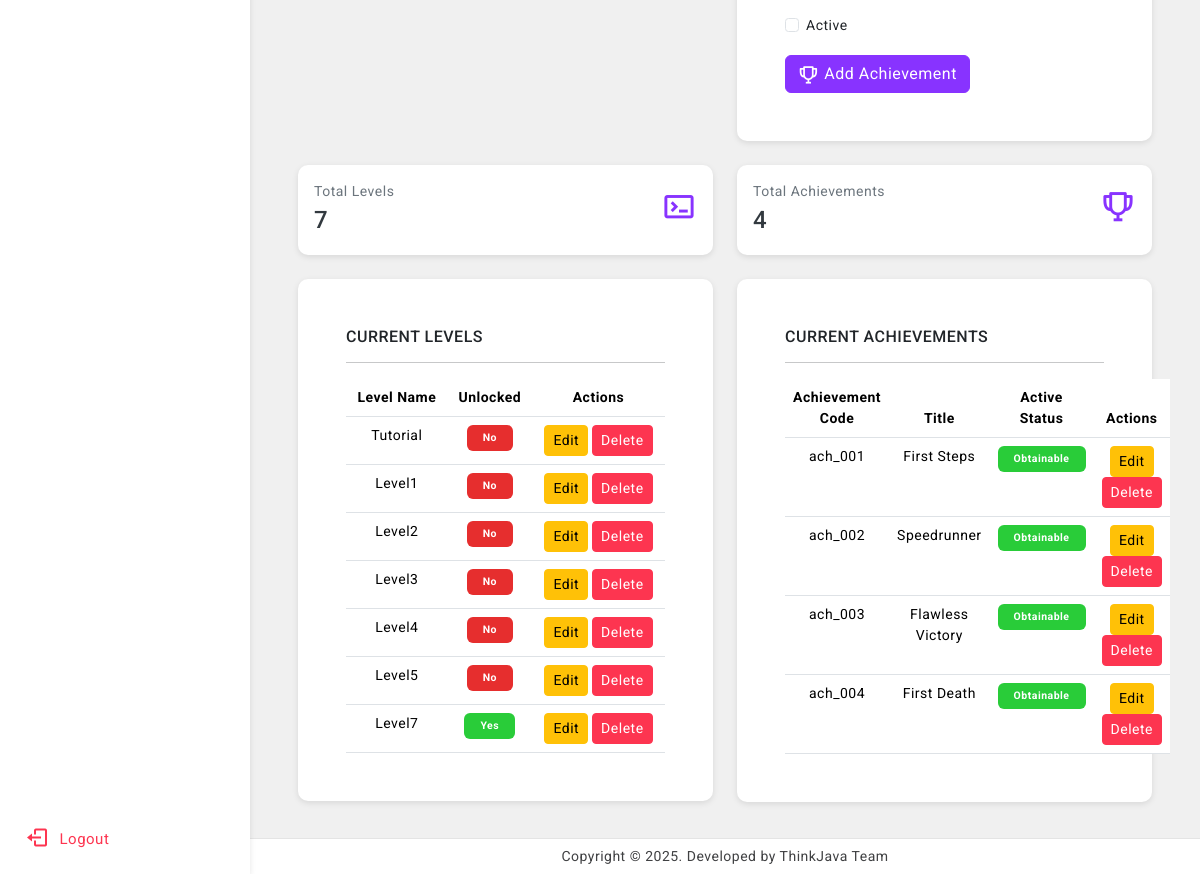
The app's page /dashboard/ (signed in, lower part), older data.
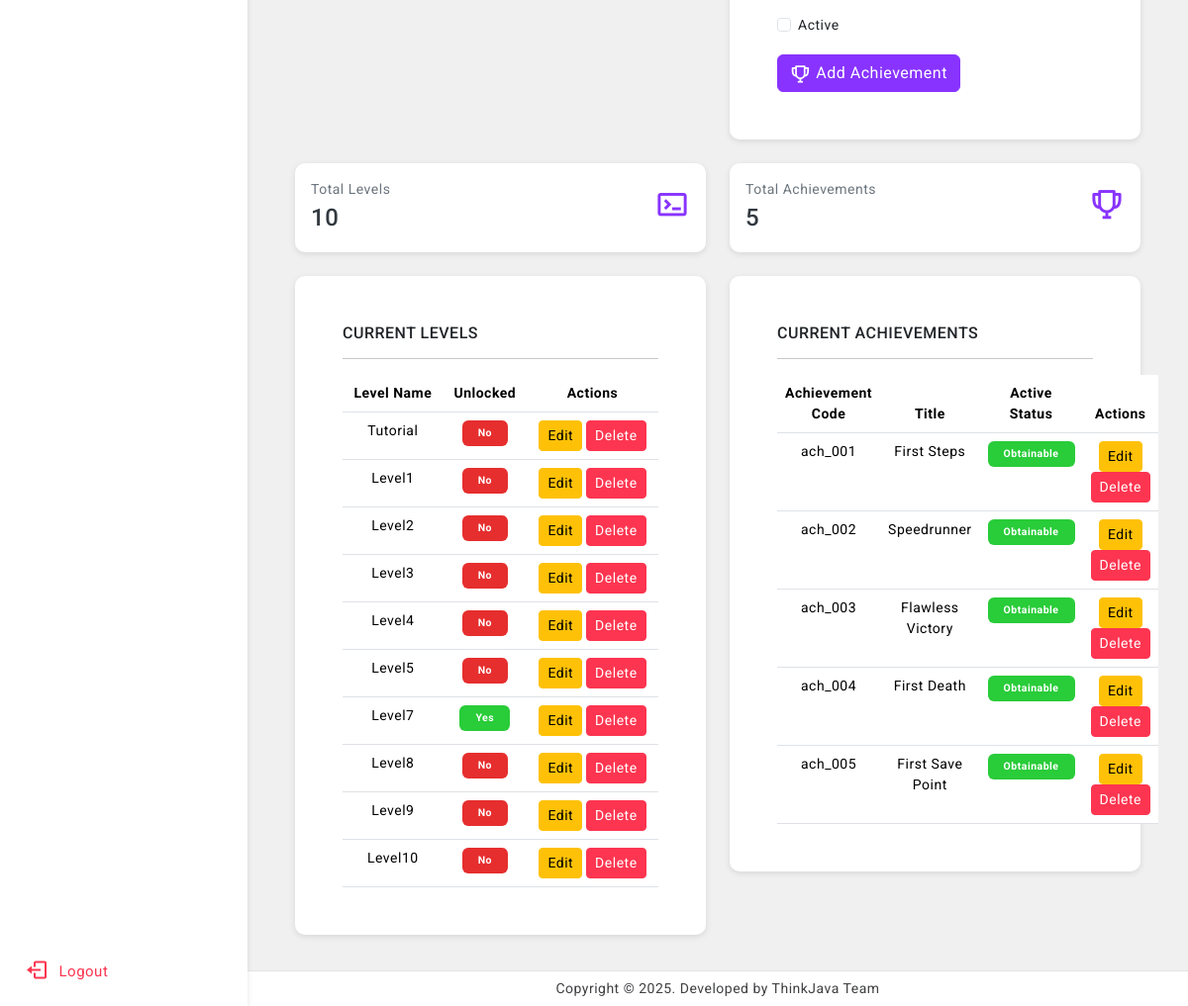
The same page, newer data.
### GameProgress/models/level_definition.py (models this page shows, shortened)
class LevelDefinition(models.Model):
    name = models.CharField(max_length=100, unique=True)
    unlocked = models.BooleanField(default=False)

### GameProgress/models/achievement_definition.py (models this page shows, shortened)
class AchievementDefinition(models.Model):
    code = models.CharField(max_length=100, unique=True)
    title = models.CharField(max_length=200)
    description = models.TextField()
    is_active = models.BooleanField(default=True)  # ✅ This is the only control you need

### StudentManagementSystem/views/admin/dashboard_admin.py (the view)
def admin_dashboard(request):
    admin_id = request.session.get('user_id')
    if not admin_id:
        return redirect('unified_login')
    sections_by_department = {}
    for section in Section.objects.select_related('department', 'year_level').all():
        dept_id = section.department.id
        if dept_id not in sections_by_department:
            sections_by_department[dept_id] = []
        sections_by_department[dept_id].append({
            'id': section.id,
            'letter': section.letter
        })
    context = generate_dashboard_context(admin_id, '')
    return render(request, 'admin/dashboard.html', context)

### GameProgress/services/ranking.py (called while the page is built)
def get_section_rankings(sort_order="desc", limit=5):
    students = Student.objects.all()
    section_groups = defaultdict(list)
    for student in students:
        full_section = getattr(student, "full_section", "N/A")
        student_performance = get_student_performance(student)
        student_score = student_performance["score"]
        section_groups[full_section].append(student_score)
    section_averages = []
    for section, scores in section_groups.items():
        average_score = sum(scores) / len(scores) if scores else 0
        section_averages.append({
            "section": section,
            "average_score": average_score
        })
    reverse = sort_order == "desc"
    section_averages.sort(key=lambda x: x["average_score"], reverse=reverse)
    return section_averages[:limit]

### StudentManagementSystem/models/student.py (called while the page is built)
    @property
    def full_section(self):
        if self.section:
            return f"{self.section.department.name}{self.section.year_level.year}{self.section.letter}"
        return "N/A"

### StudentManagementSystem/views/admin/dashboard_admin.py (called while the page is built)
def count_students(department_id=None):
    if department_id:
        return Student.objects.filter(section__department_id=department_id).count()
    return Student.objects.count()

### StudentManagementSystem/templates/admin/dashboard.html (shortened to what this page needs)
{% extends 'base.html' %}
{% load static %}
{% block sidebar %}{% include 'sidebar.html' %} {% endblock %}
{% block content %}
    <div class="page-wrapper">
        {% include 'admin/stats.html' %}
    </div>
{% endblock %}
{% block footer %}
    {% include 'footer.html' %}
{% endblock %}

### StudentManagementSystem/templates/admin/add_progress.html (shortened to what the changed rows need)
<div class="col-6">
    <div class="card radius-10">
        <div class="card-body">
            <div class="d-flex align-items-center">
                <div>
                    <p class="mb-0 text-secondary">Total Levels</p>
                    <h4 class="my-1">{{ levels_count }}</h4>
                </div>
            </div>
        </div>
    </div>
</div>
<div class="col-6">
    <div class="card radius-10">
        <div class="card-body">
            <div class="d-flex align-items-center">
                <div>
                    <p class="mb-0 text-secondary">Total Achievements</p>
                    <h4 class="my-1">{{ achievements_count }}</h4>
                </div>
            </div>
        </div>
    </div>
</div>
<div class="col-6">
    <div class="card radius-10">
        <div class="card-body p-5">
            <table class="table mb-0 table-hover text-center">
                <thead>
                <tr>
                    <th scope="col">Level Name</th>
                    <th scope="col">Unlocked</th>
                    <th scope="col">Actions</th>
                </tr>
                </thead>
                <tbody>
                {% for level in levels %}
                    <tr>
                        <td>{{ level.name }}</td>
                        <td>
                    <span class="badge {% if level.unlocked %} bg-success bg-opacity-50 {% else %} bg-danger bg-opacity-50 {% endif %} px-3 py-2 text-white">
                        {% if level.unlocked %}
                            Yes
                        {% else %}
                            No
                        {% endif %}
                    </span>
                        </td>
                        <td>
                            <button class="btn btn-warning btn-sm">Edit</button>
                            <button class="btn btn-danger btn-sm"
                                    onclick="return confirm('Are you sure you want to delete this level?')">Delete
                            </button>
                        </td>
                    </tr>
                {% endfor %}
                </tbody>
            </table>
        </div>
    </div>
</div>
<div class="col-6">
    <div class="card radius-10">
        <div class="card-body p-5">
            <table class="table mb-0 table-hover text-center">
                <thead>
                <tr>
                    <th scope="col">Achievement Code</th>
                    <th scope="col">Title</th>
                    <th scope="col">Active Status</th>
                    <th scope="col">Actions</th>
                </tr>
                </thead>
                <tbody>
                {% for achievement in achievements %}
                    <tr>
                        <td>{{ achievement.code }}</td>
                        <td>{{ achievement.title }}</td>
                        <td>
                    <span class="badge {% if achievement.is_active %} bg-success bg-opacity-50 {% else %} bg-danger bg-opacity-50{% endif %} px-3 py-2 text-white">
                        {% if achievement.is_active %}
                            Obtainable
                        {% else %}
                            Unobtainable
                        {% endif %}
                    </span>
                        </td>
                        <td>
                            <button class="btn btn-warning btn-sm">Edit</button>
                            <button class="btn btn-danger btn-sm"
                                    onclick="return confirm('Are you sure you want to delete this achievement?')">Delete
                            </button>
                        </td>
                    </tr>
                {% endfor %}
                </tbody>
            </table>
        </div>
    </div>
</div>

Row changes from the older to the newer data that the page shows:
added LevelDefinition: name "Level8", shows "No"
added LevelDefinition: name "Level9", shows "No"
added LevelDefinition: name "Level10", shows "No"
added AchievementDefinition: code "ach_005", title "First Save Point"
Text that changed along with them:
{{ levels_count }}: "7" → "10"
{{ achievements_count }}: "4" → "5"
